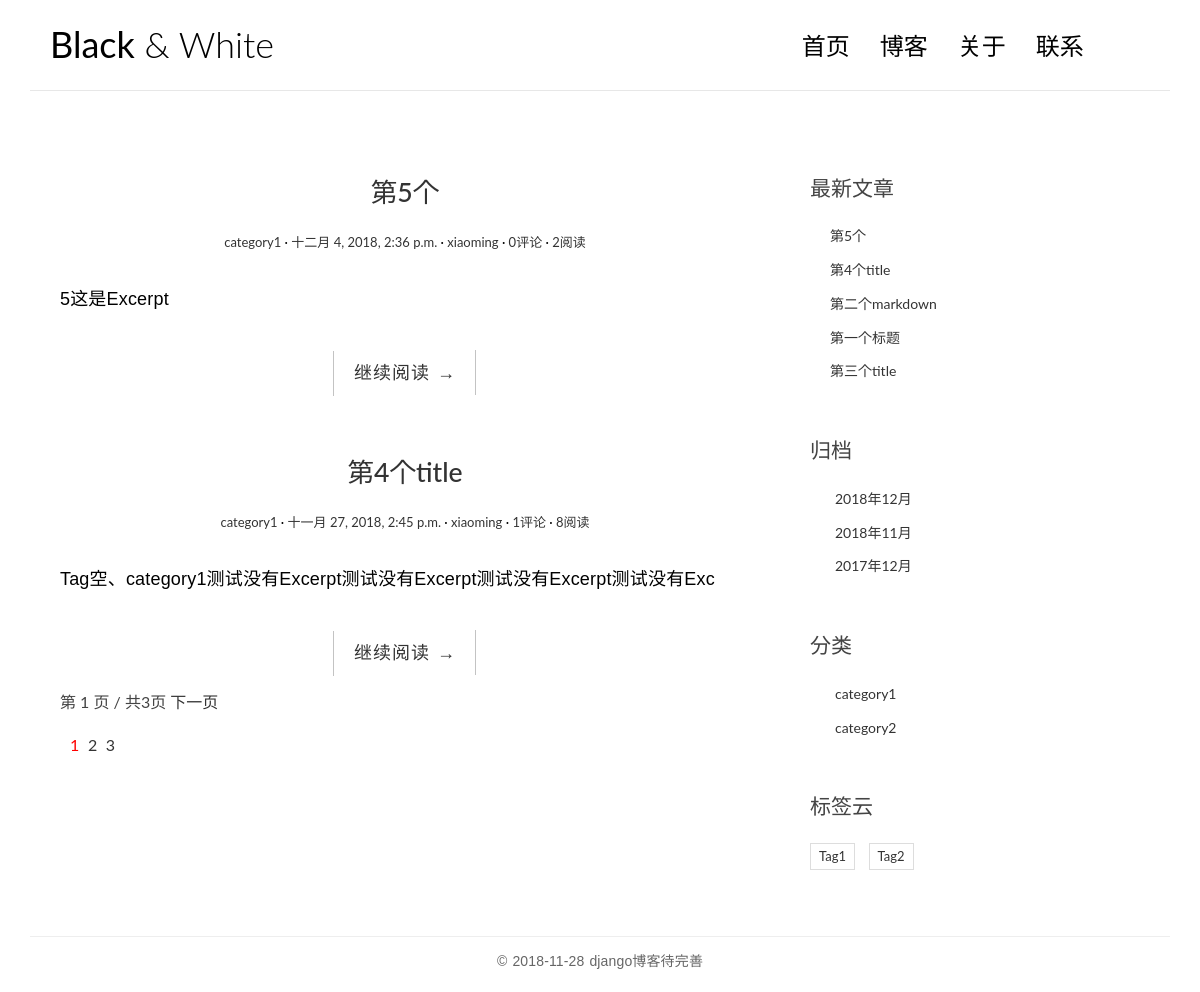
The app's page /, older data.
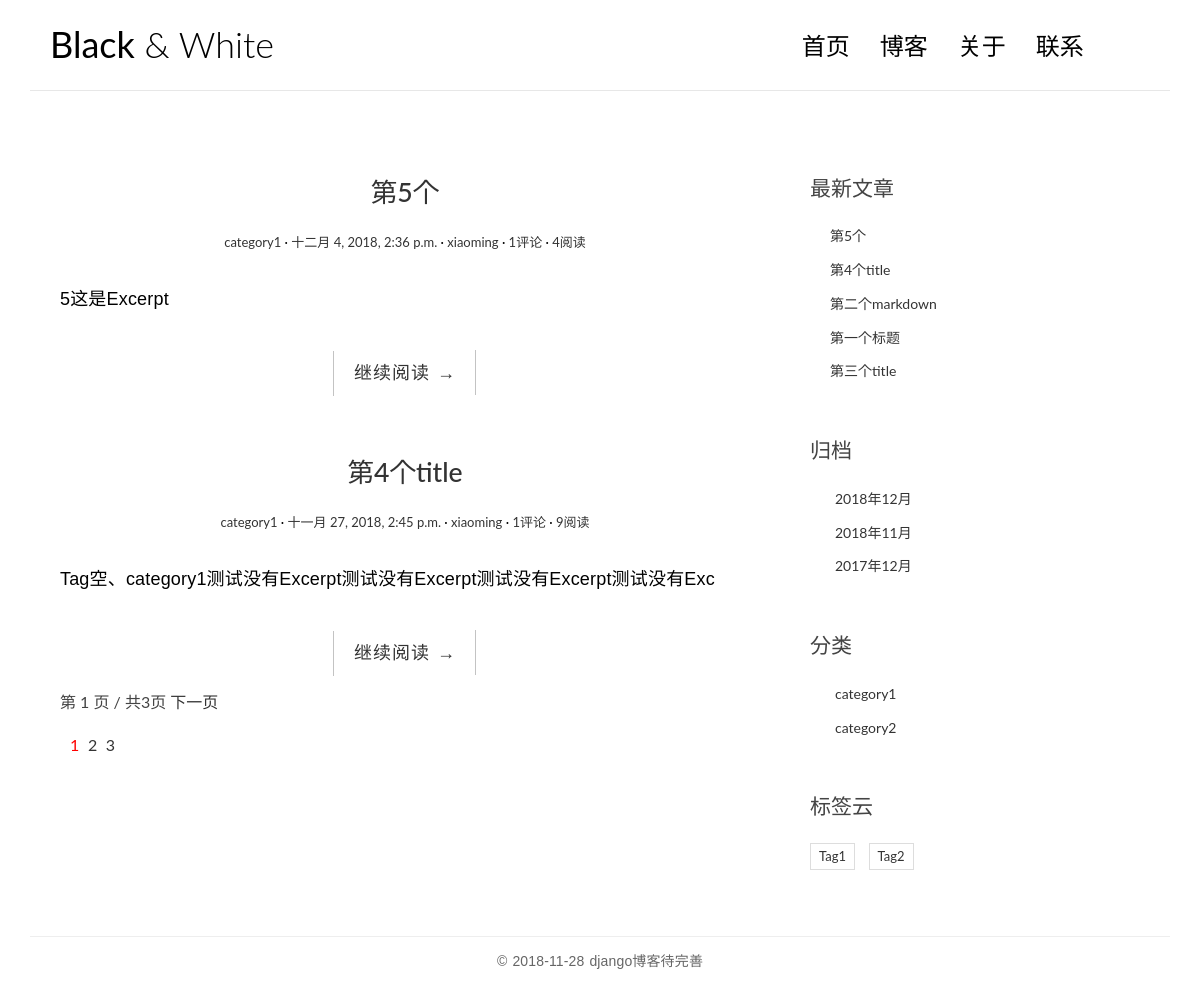
The same page, newer data.
### blog/models.py (models this page shows, shortened)
class Post(models.Model):
    title = models.CharField(max_length=100,verbose_name='标题')
    body = models.TextField()
    created_time = models.DateTimeField()
    modified_time = models.DateTimeField()
    excerpt = models.CharField(max_length=200,blank=True)
    category = models.ForeignKey(Category,on_delete=models.CASCADE)
    tag = models.ForeignKey(Tag,blank=True,on_delete=models.CASCADE,null=True)
    author = models.ForeignKey(User,on_delete=models.CASCADE)
    views = models.PositiveIntegerField(default=0)
    def get_absolute_url(self):
        return reverse('blog:detail', kwargs={'pk': self.pk})
    class Meta:
        ordering=['-created_time']

class Category(models.Model):
    name = models.CharField(max_length=100)

class Tag(models.Model):
    name = models.CharField(max_length=100)

### blog/views.py (the view)
# urls.py: url(r'^$',views.index,name='index'),
def index(request):
    post_list = getpage(request,Post.objects.all())
    return render(request,'blog/index.html',context={"post_list":post_list})

### blog/templatetags/blog_tags.py (called while the page is built)
@register.simple_tag
def get_recent_posts(num=5):
    return Post.objects.all().order_by('-created_time')[:num]

@register.simple_tag
def archives():
    return Post.objects.all().dates('created_time','month',order='DESC')

@register.simple_tag
def get_categories():
    return Category.objects.all()

@register.simple_tag
def get_tags():
    return Tag.objects.all()

### blog/views.py (called while the page is built)
def getpage(request,post_list):
    paginator = Paginator(post_list,2)
    page = request.GET.get('page')
    try:
        post_list  = paginator.page(page)
    except PageNotAnInteger:
        post_list  = paginator.page(1)
    except EmptyPage:
        post_list  = paginator.page(paginator.num_pages)
    return post_list

### templates/blog/index.html (shortened to what this page needs)
{% extends 'base.html' %}
{% block main %}
    {% for post in post_list %}
        <article class="post post-{{ post.pk }}">
            <header class="entry-header">
                <h1 class="entry-title">
                    <a href="{{ post.get_absolute_url }}">{{ post.title }}</a>
                </h1>
                <div class="entry-meta">
                    <span class="post-category"><a href="#">{{ post.category.name }}</a></span>
                    <span class="post-date"><a href="#"><time class="entry-date"
                                                              datetime="{{ post.modified_time }}">{{ post.modified_time }}</time></a></span>
                    <span class="post-author"><a href="#">{{ post.author }}</a></span>
                    <span class="comments-link"><a href="#">{{ post.comment_set.count }}评论</a></span>
                    <span class="views-count"><a href="#">{{ post.views }}阅读</a></span>
                </div>
            </header>
            <div class="entry-content clearfix">
                <p>{{ post.excerpt }}</p>
                <div class="read-more cl-effect-14">
                    <a href="{{ post.get_absolute_url }}" class="more-link">继续阅读 <span class="meta-nav">→</span></a>
                </div>
            </div>
        </article>
    {% empty %}
        <div class="no-post">暂时还没有发布的文章！</div>
    {% endfor %}
    <div class="pagination-simple">
        <span class="current">第 {{ post_list.number }} 页 / 共{{ post_list.paginator.num_pages }}页</span>
        {% if post_list.has_next %}
        <a href="?page={{ post_list.next_page_number }}" aria-label="Next" aria-hidden="true">下一页</a>
        {% endif %}
    </div>
    <div class="pagination">
        <ul>
            {% for i in post_list.paginator.page_range %}
                {% if post_list.number == i %}
                <li class="active" ><a href="?page={{ i }}" style="color:red">{{ i }}</a></li>
                {% else %}
                <li><a href="?page={{ i }}">{{ i }}</a></li>
                {% endif %}
            {% endfor %}
        </ul>
    </div>
{% endblock main %}

### templates/base.html (shortened to what this page needs)
{% load staticfiles %}
{% load blog_tags %}
<!DOCTYPE html>
<html>
<head>
    <link rel="stylesheet" href="http://code.ionicframework.com/ionicons/2.0.1/css/ionicons.min.css">
    <link rel="stylesheet" href="{% static 'blog/css/bootstrap.min.css'%}">
    <link rel="stylesheet" href="{% static 'blog/css/pace.css' %}">
    <link rel="stylesheet" href="{% static 'blog/css/custom.css'%}">
</head>
<body>
<div class="container">
    <header id="site-header">
        <div class="row">
            <div class="col-md-4 col-sm-5 col-xs-8">
                <div class="logo">
                    <h1><a href="{% url 'blog:index' %}"><b>Black</b> &amp; White</a></h1>
                </div>
            </div>
            <div class="col-md-8 col-sm-7 col-xs-4">
                <nav class="main-nav" role="navigation">
                    <div class="collapse navbar-collapse" id="bs-example-navbar-collapse-1">
                        <ul class="nav navbar-nav navbar-right">
                            <li class="cl-effect-11"><a href="{% url 'blog:index' %}" data-hover="首页">首页</a></li>
                            <li class="cl-effect-11"><a href="full-width.html" data-hover="博客">博客</a></li>
                            <li class="cl-effect-11"><a href="about.html" data-hover="关于">关于</a></li>
                            <li class="cl-effect-11"><a href="contact.html" data-hover="联系">联系</a></li>
                        </ul>
                    </div>
                </nav>
            </div>
        </div>
    </header>
</div>
<div class="content-body">
    <div class="container">
        <div class="row">
            <main class="col-md-8">
                {% block main %}
                {% endblock main %}
            </main>
            <aside class="col-md-4">
                <div class="widget widget-recent-posts">
                    <h3 class="widget-title">最新文章</h3>
                    {% get_recent_posts as recent_post_list %}
                    <ul>
                        {% for post in recent_post_list %}
                        <li>
                            <a href="{{ post.get_absolute_url }}">{{ post.title }}</a>
                        </li>
                        {% empty %}
                            暂无文章
                        {% endfor %}
                    </ul>
                </div>
                <div class="widget widget-archives">
                    <h3 class="widget-title">归档</h3>
                    {% archives as date_list %}
                    <ul>
                        {% for date in date_list %}
                        <li>
                            <a href="{% url 'blog:archives' date.year date.month %}">{{ date.year }}年{{ date.month }}月</a>
                        </li>
                        {% empty %}
                            暂无归档
                        {% endfor %}
                    </ul>
                </div>
                <div class="widget widget-category">
                    <h3 class="widget-title">分类</h3>
                    {% get_categories as category_list %}
                    <ul>
                        {% for category in category_list %}
                        <li>
                            <a href="{% url 'blog:category' category.pk %}">
                                {{ category.name }}
                            </a>
                        </li>
                        {% empty %}
                        暂无分类！
                        {% endfor %}
                    </ul>
                </div>
                <div class="widget widget-tag-cloud">
                    <h3 class="widget-title">标签云</h3>
                    {% get_tags as tag_list %}
                    <ul>
                        {% for tag in tag_list %}
                        <li>
                            <a href="{% url 'blog:tag' tag.pk %}">{{ tag.name }}</a>
                        </li>
                        {% empty %}
                        暂无标签
                        {% endfor %}
                    </ul>
                </div>
            </aside>
        </div>
    </div>
</div>
<footer id="site-footer">
    <div class="container">
        <div class="row">
            <div class="col-md-12">
                <p class="copyright">&copy 2018-11-28 django博客待完善 </p>
            </div>
        </div>
    </div>
</footer>
</body>
</html>

### blog/static/blog/css/custom.css (style rules this page uses)
* { outline: none; }
h1, h2, h3, h4, h5, h6 { margin-top: 0; }
b { font-weight: 400; }
a { color: #333; }
body { color: #444; font-family: 'Lato', sans-serif; }
p { font-family: 'Ubuntu', sans-serif; font-weight: 400; word-spacing: 1px; letter-spacing: 0.01em; }
#site-header { background-color: #FFF; padding: 25px 20px; margin-bottom: 40px; border-bottom: 1px solid #e7e7e7; }
.logo h1 a { color: #000; }
.logo h1 { margin: 0; font-family: 'Lato', sans-serif; font-weight: 300; }
.main-nav { margin-top: 11px; max-width: 95%; }
.main-nav a { color: #000000 !important; padding: 0 0 5px 0 !important; margin-right: 30px; font-family: 'Lato', sans-serif; font-weight: 300; font-size: 24px; }
.cl-effect-11 a { padding: 10px 0; color: #0972b4; text-shadow: none; }
.cl-effect-11 a::before { position: absolute; top: 0; left: 0; overflow: hidden; padding: 0 0 5px 0 !important; max-width: 0; border-bottom: 1px solid #000; color: #000; content: attr(data-hover); white-space: nowrap; -webkit-transition: max-width 0.5s; -moz-transition: max-width 0.5s; transition: max-width 0.5s; }
.content-body { padding-bottom: 4em; }
.post { background: #fff; padding: 30px 30px 0; }
.entry-title { text-align: center; font-size: 1.9em; margin-bottom: 20px; line-height: 1.6; padding: 10px 20px 0; }
.entry-meta { text-align: center; color: #DDDDDD; font-size: 13px; margin-bottom: 30px; }
.entry-content { font-size: 18px; line-height: 1.9; font-weight: 300; color: #000; }
.post-category::after, .post-date::after, .post-author::after, .comments-link::after { content: ' ·'; color: #000; }
.read-more { font-family: 'Ubuntu', sans-serif; font-weight: 400; word-spacing: 1px; letter-spacing: 0.01em; text-align: center; margin-top: 20px; }
.cl-effect-14 a { padding: 0 20px; height: 45px; line-height: 45px; position: relative; display: inline-block; margin: 15px 25px; letter-spacing: 1px; font-weight: 400; text-shadow: 0 0 1px rgba(255, 255, 255, 0.3); }
.cl-effect-14 a::before, .cl-effect-14 a::after { position: absolute; width: 45px; height: 1px; background: #C3C3C3; content: ''; -webkit-transition: all 0.3s; -moz-transition: all 0.3s; transition: all 0.3s; pointer-events: none; }
.cl-effect-14 a::before { top: 0; left: 0; -webkit-transform: rotate(90deg); -moz-transform: rotate(90deg); transform: rotate(90deg); -webkit-transform-origin: 0 0; -moz-transform-origin: 0 0; transform-origin: 0 0; }
.cl-effect-14 a::after { right: 0; bottom: 0; -webkit-transform: rotate(90deg); -moz-transform: rotate(90deg); transform: rotate(90deg); -webkit-transform-origin: 100% 0; -moz-transform-origin: 100% 0; transform-origin: 100% 0; }
.widget { background: #fff; padding: 30px 0 0; }
.widget-title { font-size: 1.5em; margin-bottom: 20px; line-height: 1.6; padding: 10px 0 0; font-weight: 400; }
.widget-recent-posts ul { padding: 0; margin: 0; padding-left: 20px; }
.widget-recent-posts ul li { list-style-type: none; position: relative; line-height: 170%; margin-bottom: 10px; }
.widget-recent-posts ul li::before { content: '\f3d3'; font-family: "Ionicons"; position: absolute; left: -17px; top: 3px; font-size: 16px; color: #000; }
.widget-archives ul { padding: 0; margin: 0; padding-left: 25px; }
.widget-archives ul li { list-style-type: none; position: relative; line-height: 170%; margin-bottom: 10px; }
.widget-archives ul li::before { content: '\f3f3'; font-family: "Ionicons"; position: absolute; left: -25px; top: 1px; font-size: 16px; color: #000; }
.widget-category ul { padding: 0; margin: 0; padding-left: 25px; }
.widget-category ul li { list-style-type: none; position: relative; line-height: 170%; margin-bottom: 10px; }
.widget-category ul li::before { content: '\f3fe'; font-family: "Ionicons"; position: absolute; left: -25px; top: 1px; font-size: 18px; color: #000; }
.widget-tag-cloud ul { padding: 0; margin: 0; margin-right: -10px; }
.widget-tag-cloud ul li { list-style-type: none; font-size: 13px; display: inline-block; margin-right: 10px; margin-bottom: 10px; padding: 3px 8px; border: 1px solid #ddd; }
#site-footer { padding-top: 10px; padding: 0 0 1.5em 0; }
.copyright { text-align: center; padding-top: 1em; margin: 0; border-top: 1px solid #eee; color: #666; }
.pagination-simple { padding-left: 30px; font-size: 16px; }
.pagination ul { list-style: none; }
.pagination ul li { display: inline-block; font-size: 16px; margin-right: 5px; }

Row changes from the older to the newer data that the page shows:
changed Post "5这是Excerpt": comment_set.count "0" → "1"; views "2" → "4"
changed Post "第4个title": views "8" → "9"
